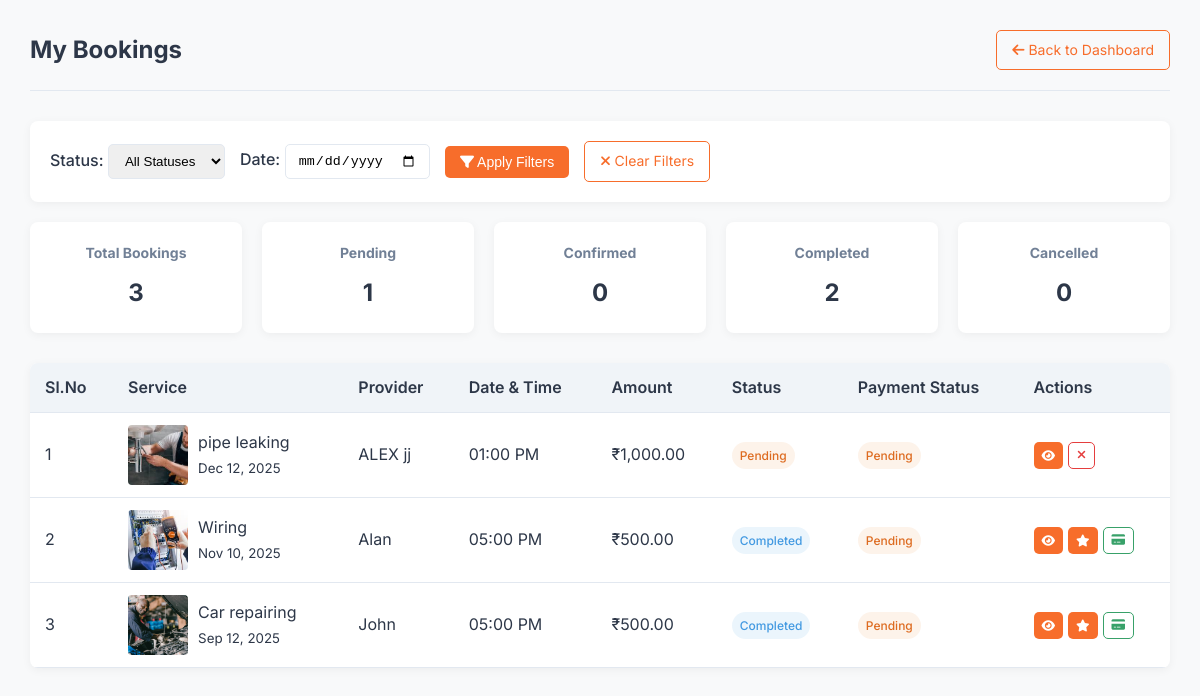
The app's page /customer_bookings.php (signed in) with its own data.
### tables this page shows
CREATE TABLE `bookings` (
  `id` int(11) NOT NULL,
  `user_id` int(11) NOT NULL,
  `provider_id` int(11) NOT NULL,
  `service_id` int(11) NOT NULL,
  `booking_date` datetime NOT NULL,
  `address` text NOT NULL,
  `amount` decimal(10,2) NOT NULL,
  `status` enum('pending','confirmed','completed','cancelled','rejected') DEFAULT 'pending',
  `cancellation_reason` text DEFAULT NULL,
  `payment_type` enum('cash','later') NOT NULL DEFAULT 'cash',
  `payment_status` enum('pending','paid','unpaid') DEFAULT 'pending',
  `admin_notes` text DEFAULT NULL,
  `customer_notes` text DEFAULT NULL,
  `provider_notes` text DEFAULT NULL,
  `created_at` timestamp NOT NULL DEFAULT current_timestamp()
);

CREATE TABLE `services` (
  `id` int(11) NOT NULL,
  `name` varchar(100) NOT NULL,
  `category_id` int(11) NOT NULL,
  `description` text NOT NULL,
  `base_price` decimal(10,2) NOT NULL,
  `duration_minutes` int(11) NOT NULL,
  `image` varchar(255) DEFAULT NULL,
  `created_at` timestamp NOT NULL DEFAULT current_timestamp()
);

CREATE TABLE `users` (
  `id` int(11) NOT NULL,
  `name` varchar(100) NOT NULL,
  `email` varchar(100) NOT NULL,
  `password` varchar(255) NOT NULL,
  `role` enum('admin','provider','customer') NOT NULL,
  `phone` varchar(20) NOT NULL,
  `address` text NOT NULL,
  `city` varchar(100) NOT NULL,
  `state` varchar(100) NOT NULL,
  `pincode` varchar(20) NOT NULL,
  `profile_image` varchar(255) DEFAULT NULL,
  `is_active` tinyint(1) DEFAULT 1,
  `created_at` timestamp NOT NULL DEFAULT current_timestamp(),
  `updated_at` timestamp NOT NULL DEFAULT current_timestamp() ON UPDATE current_timestamp()
);

### customer_bookings.php (the view, shortened to what this page needs)
<?php
include 'db.php';
$customer_id = $_SESSION['user']['id'];
$status_filter = isset($_GET['status']) ? $_GET['status'] : 'all';
$date_filter = isset($_GET['date']) ? $_GET['date'] : '';
$query = "
    SELECT
        b.*,
        s.name AS service_name,
        (SELECT image_url FROM service_images WHERE service_id = s.id LIMIT 1) AS service_image,
        u.name AS provider_name,
        b.cancellation_reason
    FROM bookings b
    JOIN services s ON b.service_id = s.id
    JOIN users u ON b.provider_id = u.id
    WHERE b.user_id = ?
";
$params = [$customer_id];
$types = "i";
$query .= " ORDER BY b.booking_date DESC";
$stmt = $conn->prepare($query);
$stmt->bind_param($types, ...$params);
$stmt->execute();
$bookings = $stmt->get_result();
$counts = $conn->query("
    SELECT
        COUNT(*) as total,
        SUM(status = 'pending') as pending,
        SUM(status = 'confirmed') as confirmed,
        SUM(status = 'completed') as completed,
        SUM(status = 'cancelled') as cancelled
    FROM bookings
    WHERE user_id = $customer_id
")->fetch_assoc();
?>
<!DOCTYPE html>
<html lang="en">
<head>
    <link rel="stylesheet" href="https://cdnjs.cloudflare.com/ajax/libs/font-awesome/6.4.0/css/all.min.css">
</head>
<body>
    <div class="dashboard-container">
        <div class="main-content">
            <div class="header">
                <h1>My Bookings</h1>
                <a href="customer_dashboard.php" class="btn btn-outline">
                    <i class="fas fa-arrow-left"></i> Back to Dashboard
                </a>
            </div>
            <div class="filter-controls">
                <form method="GET">
                    <div class="filter-group">
                        <div>
                            <label for="status">Status:</label>
                            <select name="status" id="status">
                                <option value="all" <?= $status_filter === 'all' ? 'selected' : '' ?>>All Statuses</option>
                            </select>
                        </div>
                        <div>
                            <label for="date">Date:</label>
                            <input type="date" name="date" id="date" value="<?= htmlspecialchars($date_filter) ?>">
                        </div>
                        <button type="submit" class="btn btn-primary">
                            <i class="fas fa-filter"></i> Apply Filters
                        </button>
                        <a href="customer_bookings.php" class="btn btn-outline">
                            <i class="fas fa-times"></i> Clear Filters
                        </a>
                    </div>
                </form>
            </div>
            <div class="dashboard-cards">
                <div class="stat-card" onclick="filterByStatus('all')">
                    <h3>Total Bookings</h3>
                    <p><?= $counts['total'] ?></p>
                </div>
                <div class="stat-card" onclick="filterByStatus('pending')">
                    <h3>Pending</h3>
                    <p><?= $counts['pending'] ?></p>
                </div>
                <div class="stat-card" onclick="filterByStatus('confirmed')">
                    <h3>Confirmed</h3>
                    <p><?= $counts['confirmed'] ?></p>
                </div>
                <div class="stat-card" onclick="filterByStatus('completed')">
                    <h3>Completed</h3>
                    <p><?= $counts['completed'] ?></p>
                </div>
                <div class="stat-card" onclick="filterByStatus('cancelled')">
                    <h3>Cancelled</h3>
                    <p><?= $counts['cancelled'] ?></p>
                </div>
            </div>
            <table class="data-table">
                <thead>
                    <tr>
                        <th>Sl.No</th>
                        <th>Service</th>
                        <th>Provider</th>
                        <th>Date & Time</th>
                        <th>Amount</th>
                        <th>Status</th>
                        <th>Payment Status</th>
                        <th>Actions</th>
                    </tr>
                </thead>
                <tbody>
                    <?php if ($bookings->num_rows > 0): ?>
                        <?php
                        $serial_no = 1;
                        while ($booking = $bookings->fetch_assoc()):
                        ?>
                            <tr>
                                <td><?= $serial_no++ ?></td>
                                <td>
                                    <div style="display: flex; align-items: center; gap: 10px;">
                                        <img src="<?= htmlspecialchars($booking['service_image'] ?? 'https://via.placeholder.com/60?text=Service') ?>"
                                             alt="<?= htmlspecialchars($booking['service_name']) ?>"
                                             class="service-image"
                                             onerror="this.src='https://via.placeholder.com/60?text=Service'">
                                        <div>
                                            <div><?= htmlspecialchars($booking['service_name']) ?></div>
                                            <small><?= date('M d, Y', strtotime($booking['booking_date'])) ?></small>
                                        </div>
                                    </div>
                                </td>
                                <td><?= htmlspecialchars($booking['provider_name']) ?></td>
                                <td><?= date('h:i A', strtotime($booking['booking_date'])) ?></td>
                                <td>₹<?= number_format($booking['amount'], 2) ?></td>
                                <td>
                                    <span class="booking-status status-<?= strtolower($booking['status']) ?>">
                                        <?= ucfirst($booking['status']) ?>
                                    </span>
                                </td>
                                <td>
                                    <span class="payment-status payment-<?= strtolower($booking['payment_status']) ?>">
                                        <?= ucfirst($booking['payment_status']) ?>
                                    </span>
                                </td>
                                <td>
                                    <div class="action-buttons">
                                        <a href="view_booking.php?id=<?= $booking['id'] ?>" class="btn btn-primary btn-sm">
                                            <i class="fas fa-eye"></i>
                                        </a>
                                        <?php if ($booking['status'] === 'pending' || $booking['status'] === 'confirmed'): ?>
                                            <button class="btn btn-outline cancel-btn btn-sm"
                                                    style="color: var(--error); border-color: var(--error);"
                                                    onclick="showCancelModal(<?= $booking['id'] ?>)">
                                                <i class="fas fa-times"></i>
                                            </button>
                                        <?php endif; ?>
                                        <?php if ($booking['status'] === 'completed'): ?>
                                            <a href="rate_service.php?booking_id=<?= $booking['id'] ?>" class="btn btn-primary btn-sm">
                                                <i class="fas fa-star"></i>
                                            </a>
                                            <button class="btn btn-outline payment-btn btn-sm"
                                                    style="color: var(--success); border-color: var(--success);"
                                                    onclick="showPaymentModal(<?= $booking['id'] ?>, '<?= $booking['payment_status'] ?>')">
                                                <i class="fas fa-credit-card"></i>
                                            </button>
                                        <?php endif; ?>
                                    </div>
                                </td>
                            </tr>
                        <?php endwhile; ?>
                    <?php endif; ?>
                </tbody>
            </table>
        </div>
    </div>
</body>
</html>

### customer_bookings.php (style rules this page uses)
:root { --primary: #f76d2b; --primary-dark: #e05b1a; --secondary: #2d3748; --accent: #f0f4f8; --text: #2d3748; --light-text: #718096; --border: #e2e8f0; --white: #ffffff; --success: #38a169; --warning: #dd6b20; --error: #e53e3e; }
* { margin: 0; padding: 0; box-sizing: border-box; }
body { font-family: 'Inter', sans-serif; background-color: #f8f9fa; color: var(--text); line-height: 1.6; }
.dashboard-container { display: flex; min-height: 100vh; }
.main-content { flex: 1; padding: 30px; }
.header { display: flex; justify-content: space-between; align-items: center; margin-bottom: 30px; padding-bottom: 20px; border-bottom: 1px solid var(--border); }
.header h1 { font-size: 24px; color: var(--secondary); }
.btn { padding: 8px 15px; border-radius: 5px; text-decoration: none; font-size: 14px; transition: all 0.3s; cursor: pointer; border: none; }
.btn-primary { background-color: var(--primary); color: white; }
.btn-outline { background-color: transparent; border: 1px solid var(--primary); color: var(--primary); }
.btn-sm { padding: 4px 8px; font-size: 12px; }
.dashboard-cards { display: grid; grid-template-columns: repeat(auto-fill, minmax(200px, 1fr)); gap: 20px; margin-bottom: 30px; }
.stat-card { background-color: var(--white); border-radius: 8px; padding: 20px; box-shadow: 0 2px 10px rgba(0,0,0,0.05); text-align: center; cursor: pointer; transition: transform 0.3s; }
.stat-card h3 { font-size: 14px; color: var(--light-text); margin-bottom: 10px; }
.stat-card p { font-size: 24px; font-weight: 700; color: var(--secondary); }
.filter-controls { background-color: var(--white); padding: 20px; border-radius: 8px; box-shadow: 0 2px 10px rgba(0,0,0,0.05); margin-bottom: 20px; }
.filter-group { display: flex; gap: 15px; align-items: center; flex-wrap: wrap; }
.filter-group label { font-weight: 500; }
.filter-group select, .filter-group input { padding: 8px 12px; border: 1px solid var(--border); border-radius: 5px; }
.data-table { width: 100%; border-collapse: collapse; background-color: var(--white); box-shadow: 0 2px 10px rgba(0,0,0,0.05); border-radius: 8px; overflow: hidden; }
.data-table th, .data-table td { padding: 12px 15px; text-align: left; border-bottom: 1px solid var(--border); }
.data-table th { background-color: var(--accent); color: var(--secondary); font-weight: 600; }
.booking-status { display: inline-block; padding: 4px 8px; border-radius: 20px; font-size: 12px; font-weight: 500; }
.status-pending { background-color: rgba(237, 137, 54, 0.1); color: var(--warning); }
.status-completed { background-color: rgba(66, 153, 225, 0.1); color: #4299e1; }
.payment-status { display: inline-block; padding: 4px 8px; border-radius: 20px; font-size: 12px; font-weight: 500; }
.payment-pending { background-color: rgba(237, 137, 54, 0.1); color: var(--warning); }
.action-buttons { display: flex; gap: 5px; flex-wrap: wrap; }
.service-image { width: 60px; height: 60px; object-fit: cover; border-radius: 4px; }

### records on screen
bookings: shows a picture, service.name "pipe leaking", booking_date "Dec 12, 2025", provider.name "ALEX jj", booking_date "01:00 PM", amount "1,000.00", status "Pending", payment_status "Pending"
bookings: shows a picture, service.name "Wiring", booking_date "Nov 10, 2025", provider.name "Alan", booking_date "05:00 PM", amount "500.00", status "Completed", payment_status "Pending"
bookings: shows a picture, service.name "Car repairing", booking_date "Sep 12, 2025", provider.name "John", booking_date "05:00 PM", amount "500.00", status "Completed", payment_status "Pending"

### other values on screen
$counts['total'] "3"
$counts['pending'] "1"
$counts['confirmed'] "0"
$counts['completed'] "2"
$counts['cancelled'] "0"
